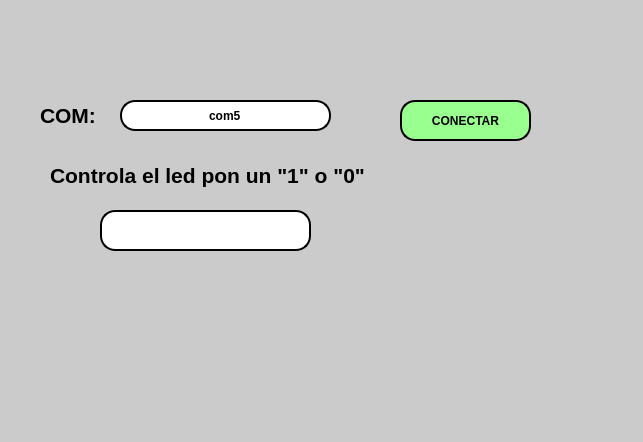
<?xml version="1.0" encoding="UTF-8"?>
<ui version="4.0">
 <class>MainWindow</class>
 <widget class="QMainWindow" name="MainWindow">
  <property name="geometry">
   <rect>
    <x>0</x>
    <y>0</y>
    <width>643</width>
    <height>442</height>
   </rect>
  </property>
  <property name="windowTitle">
   <string>MainWindow</string>
  </property>
  <property name="styleSheet">
   <string notr="true">background-color: rgb(203, 203, 203);</string>
  </property>
  <widget class="QWidget" name="centralwidget">
   <widget class="QLabel" name="label">
    <property name="geometry">
     <rect>
      <x>10</x>
      <y>10</y>
      <width>191</width>
      <height>71</height>
     </rect>
    </property>
    <property name="text">
     <string/>
    </property>
    <property name="pixmap">
     <pixmap resource="../../../Resource/resource.qrc">:/Logos/uatlogopng.png</pixmap>
    </property>
    <property name="scaledContents">
     <bool>true</bool>
    </property>
   </widget>
   <widget class="QLabel" name="label_4">
    <property name="geometry">
     <rect>
      <x>410</x>
      <y>0</y>
      <width>221</width>
      <height>71</height>
     </rect>
    </property>
    <property name="text">
     <string/>
    </property>
    <property name="pixmap">
     <pixmap resource="../../../Resource/resource.qrc">:/Logos/fians.png</pixmap>
    </property>
    <property name="scaledContents">
     <bool>true</bool>
    </property>
   </widget>
   <widget class="QLabel" name="label_5">
    <property name="geometry">
     <rect>
      <x>460</x>
      <y>260</y>
      <width>201</width>
      <height>121</height>
     </rect>
    </property>
    <property name="text">
     <string/>
    </property>
    <property name="pixmap">
     <pixmap resource="../../../Resource/resource.qrc">:/Logos/Shelby-Logo.png</pixmap>
    </property>
    <property name="scaledContents">
     <bool>true</bool>
    </property>
   </widget>
   <widget class="QLineEdit" name="txt_com">
    <property name="geometry">
     <rect>
      <x>120</x>
      <y>100</y>
      <width>211</width>
      <height>31</height>
     </rect>
    </property>
    <property name="font">
     <font>
      <weight>75</weight>
      <bold>true</bold>
     </font>
    </property>
    <property name="styleSheet">
     <string notr="true">border: 2px solid black;
background-color: rgb(255, 255, 255);
border-radius: 15px;</string>
    </property>
    <property name="text">
     <string>com5</string>
    </property>
    <property name="alignment">
     <set>Qt::AlignCenter</set>
    </property>
   </widget>
   <widget class="QLabel" name="label_2">
    <property name="geometry">
     <rect>
      <x>40</x>
      <y>100</y>
      <width>71</width>
      <height>31</height>
     </rect>
    </property>
    <property name="font">
     <font>
      <pointsize>16</pointsize>
      <weight>75</weight>
      <bold>true</bold>
     </font>
    </property>
    <property name="text">
     <string>COM:</string>
    </property>
   </widget>
   <widget class="QPushButton" name="btn_accion">
    <property name="geometry">
     <rect>
      <x>400</x>
      <y>100</y>
      <width>131</width>
      <height>41</height>
     </rect>
    </property>
    <property name="font">
     <font>
      <weight>75</weight>
      <bold>true</bold>
     </font>
    </property>
    <property name="styleSheet">
     <string notr="true">border: 2px solid black;
background-color: rgb(153, 255, 142);
border-radius: 15px;</string>
    </property>
    <property name="text">
     <string>CONECTAR</string>
    </property>
   </widget>
   <widget class="QLabel" name="label_3">
    <property name="geometry">
     <rect>
      <x>50</x>
      <y>160</y>
      <width>441</width>
      <height>31</height>
     </rect>
    </property>
    <property name="font">
     <font>
      <pointsize>16</pointsize>
      <weight>75</weight>
      <bold>true</bold>
     </font>
    </property>
    <property name="text">
     <string>Controla el led pon un &quot;1&quot; o &quot;0&quot; </string>
    </property>
   </widget>
   <widget class="QLineEdit" name="txt_valor">
    <property name="geometry">
     <rect>
      <x>100</x>
      <y>210</y>
      <width>211</width>
      <height>41</height>
     </rect>
    </property>
    <property name="font">
     <font>
      <pointsize>10</pointsize>
      <weight>50</weight>
      <bold>false</bold>
     </font>
    </property>
    <property name="styleSheet">
     <string notr="true">border: 2px solid black;
background-color: rgb(255, 255, 255);
border-radius: 15px;</string>
    </property>
    <property name="text">
     <string/>
    </property>
    <property name="alignment">
     <set>Qt::AlignCenter</set>
    </property>
   </widget>
  </widget>
  <widget class="QMenuBar" name="menubar">
   <property name="geometry">
    <rect>
     <x>0</x>
     <y>0</y>
     <width>643</width>
     <height>26</height>
    </rect>
   </property>
  </widget>
  <widget class="QStatusBar" name="statusbar"/>
 </widget>
 <resources>
  <include location="../../../Resource/resource.qrc"/>
 </resources>
 <connections/>
</ui>
